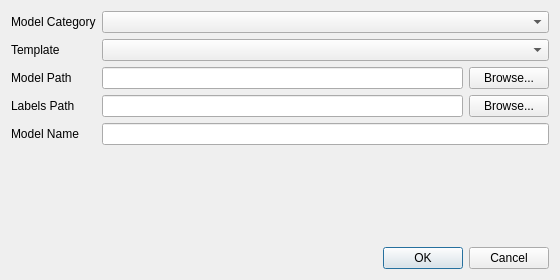
<?xml version="1.0" encoding="UTF-8"?>
<ui version="4.0">
 <class>YoloModelImportDialog</class>
 <widget class="QDialog" name="YoloModelImportDialog">
  <property name="geometry">
   <rect>
    <x>0</x>
    <y>0</y>
    <width>560</width>
    <height>280</height>
   </rect>
  </property>
  <property name="windowTitle">
   <string>Import ONNX Model</string>
  </property>
  <layout class="QVBoxLayout" name="verticalLayout">
   <item>
    <layout class="QFormLayout" name="formLayout">
     <item row="0" column="0">
      <widget class="QLabel" name="sourceTypeLabel">
       <property name="text">
        <string>Model Category</string>
       </property>
      </widget>
     </item>
     <item row="0" column="1">
      <widget class="QComboBox" name="sourceTypeComboBox"/>
     </item>
     <item row="1" column="0">
      <widget class="QLabel" name="templateLabel">
       <property name="text">
        <string>Template</string>
       </property>
      </widget>
     </item>
     <item row="1" column="1">
      <widget class="QComboBox" name="templateComboBox"/>
     </item>
     <item row="2" column="0">
      <widget class="QLabel" name="modelPathLabel">
       <property name="text">
        <string>Model Path</string>
       </property>
      </widget>
     </item>
     <item row="2" column="1">
      <layout class="QHBoxLayout" name="modelPathLayout">
       <item>
        <widget class="QLineEdit" name="modelPathEdit"/>
       </item>
       <item>
        <widget class="QPushButton" name="browseModelButton">
         <property name="text">
          <string>Browse...</string>
         </property>
        </widget>
       </item>
      </layout>
     </item>
     <item row="3" column="0">
      <widget class="QLabel" name="labelsPathLabel">
       <property name="text">
        <string>Labels Path</string>
       </property>
      </widget>
     </item>
     <item row="3" column="1">
      <layout class="QHBoxLayout" name="labelsPathLayout">
       <item>
        <widget class="QLineEdit" name="labelsPathEdit"/>
       </item>
       <item>
        <widget class="QPushButton" name="browseLabelsButton">
         <property name="text">
          <string>Browse...</string>
         </property>
        </widget>
       </item>
      </layout>
     </item>
     <item row="4" column="0">
      <widget class="QLabel" name="modelNameLabel">
       <property name="text">
        <string>Model Name</string>
       </property>
      </widget>
     </item>
     <item row="4" column="1">
      <widget class="QLineEdit" name="modelNameEdit"/>
     </item>
    </layout>
   </item>
   <item>
    <widget class="QDialogButtonBox" name="buttonBox">
     <property name="orientation">
      <enum>Qt::Horizontal</enum>
     </property>
     <property name="standardButtons">
      <set>QDialogButtonBox::Cancel|QDialogButtonBox::Ok</set>
     </property>
    </widget>
   </item>
  </layout>
 </widget>
 <resources/>
 <connections>
  <connection>
   <sender>buttonBox</sender>
   <signal>accepted()</signal>
   <receiver>YoloModelImportDialog</receiver>
   <slot>accept()</slot>
  </connection>
  <connection>
   <sender>buttonBox</sender>
   <signal>rejected()</signal>
   <receiver>YoloModelImportDialog</receiver>
   <slot>reject()</slot>
  </connection>
 </connections>
</ui>
